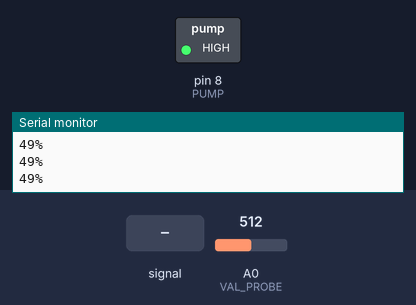
A sketch run on a simulated Arduino Uno, built with avr-gcc and run on an emulated ATmega328P. Parts: switched loads named in the sketch (green lamp = pin HIGH), the last lines printed to the serial monitor. The inputs (shaded band) are chosen by the test bench; at power-on: A0 (VAL_PROBE) = 512.

Above: at 1.3 s.
1.4 s: A0 (VAL_PROBE) fed a 1000 Hz sine of ±255 counts around its level
At 2.3 s:
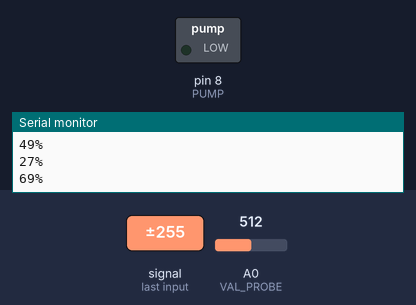
4.4 s: A0 (VAL_PROBE) set to 716
At 5.4 s:
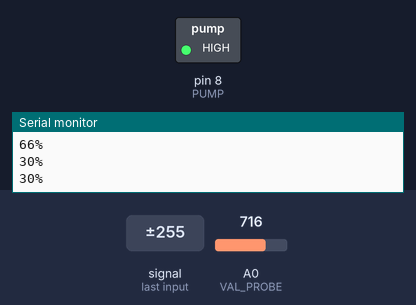
6.0 s: A0 (VAL_PROBE) set to 526
7.5 s: A0 (VAL_PROBE) set to 503
At 7.8 s:
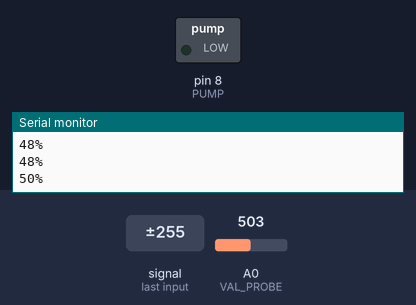
9.0 s: A0 (VAL_PROBE) set to 900
At 10.2 s:
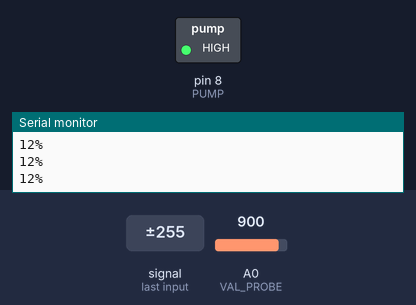
Timing chart, 0 to 11.5 s (numbered marks = the images above; inputs shaded):
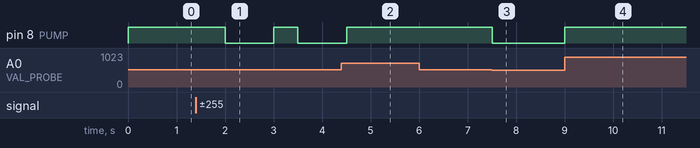

The sketch:

water_sensor.ino
```cpp
    const int VAL_PROBE = 0; // Analog pin 0
    const int MOISTURE_LEVEL = 50; // the value after the LED goes ON
    const int PUMP = 8;

    void setup() {
        Serial.begin(9600);
        pinMode(PUMP, OUTPUT);
    }

    void loop() {
        int moistureMap = map(analogRead(VAL_PROBE), 1023, 0, 0, 100);
        Serial.print(moistureMap);
        Serial.println("%");

        if(moistureMap < MOISTURE_LEVEL) {
            digitalWrite(PUMP,HIGH);
        }else{
            digitalWrite(PUMP,LOW);
        }
        delay(500);
    }
```

Measured:
- the behaviour switches between 512 and 511 on A0 (VAL_PROBE) (found by bisection; images 2 and 3)
- after the input at 1.4 s, pin 8 (PUMP): HIGH → LOW after 0.60 s, → HIGH 1.0 s later, → LOW 0.50 s later
- after the input at 4.4 s, pin 8 (PUMP): goes on until 4.5 s, then stays HIGH
- after the input at 7.5 s, pin 8 (PUMP): HIGH → LOW at once
- after the input at 9.0 s, pin 8 (PUMP): LOW → HIGH at once
